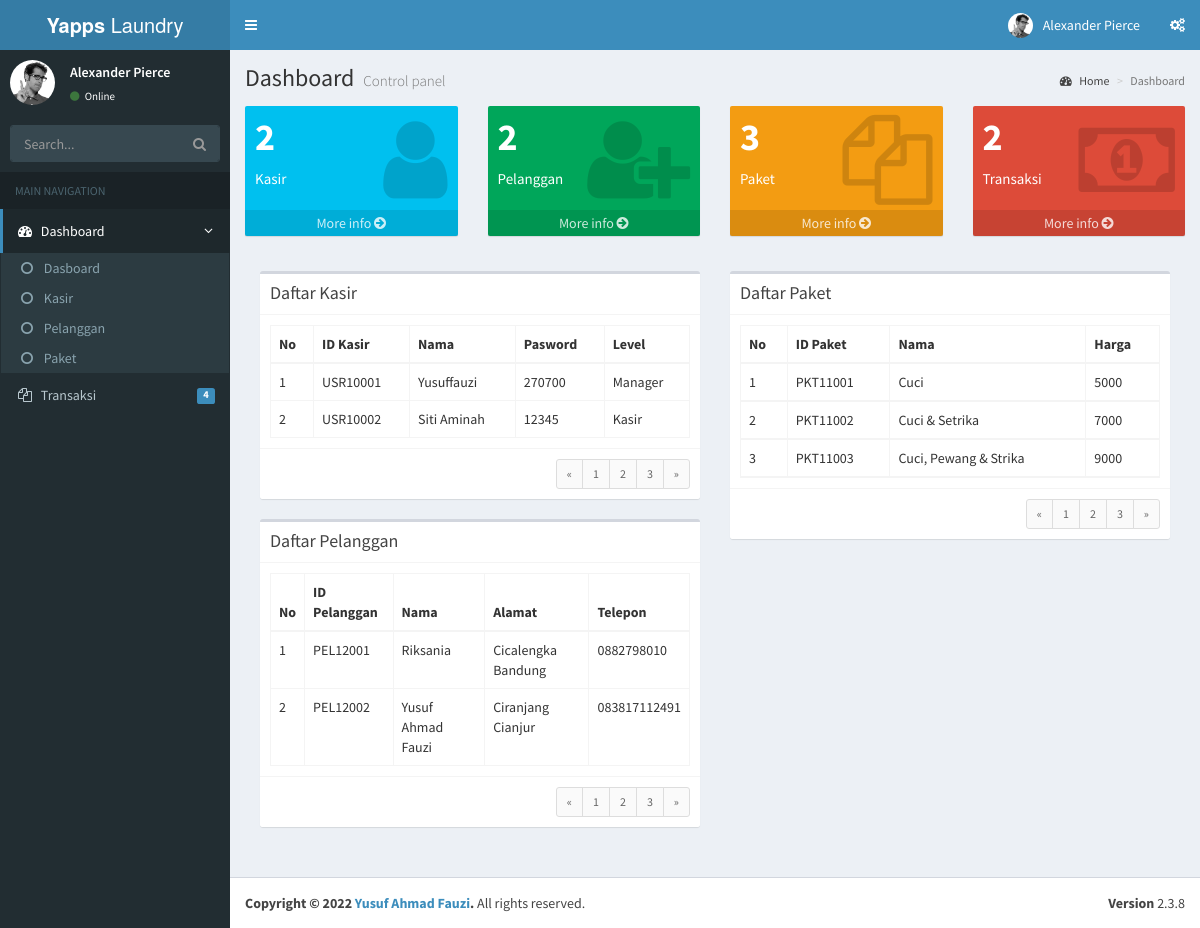
The page /tampil.php on the database its author committed.
### tables this page shows
CREATE TABLE `tb_user` (
  `id_user` varchar(11) NOT NULL,
  `nm_user` varchar(50) NOT NULL,
  `password` varchar(50) NOT NULL,
  `level` varchar(50) NOT NULL
);

CREATE TABLE `tb_pelanggan` (
  `id_pelanggan` varchar(11) NOT NULL,
  `nm_pel` varchar(50) NOT NULL,
  `alamat` varchar(50) NOT NULL,
  `hp` varchar(13) NOT NULL
);

CREATE TABLE `tb_paket` (
  `id_paket` varchar(11) NOT NULL,
  `nm_paket` varchar(50) NOT NULL,
  `harga` varchar(50) NOT NULL
);

### tampil.php (the view, shortened to what this page needs)
<?php
include 'page/database.php';
$db = new database();
?>
<!DOCTYPE html>
<html>
<head>
  <link rel="stylesheet" href="bootstrap/css/bootstrap.min.css">
  <link rel="stylesheet" href="https://cdnjs.cloudflare.com/ajax/libs/font-awesome/4.5.0/css/font-awesome.min.css">
  <link rel="stylesheet" href="https://cdnjs.cloudflare.com/ajax/libs/ionicons/2.0.1/css/ionicons.min.css">
  <link rel="stylesheet" href="dist/css/AdminLTE.min.css">
  <link rel="stylesheet" href="dist/css/skins/_all-skins.min.css">
  <link rel="stylesheet" href="plugins/iCheck/flat/blue.css">
  <link rel="stylesheet" href="plugins/morris/morris.css">
  <link rel="stylesheet" href="plugins/jvectormap/jquery-jvectormap-1.2.2.css">
  <link rel="stylesheet" href="plugins/datepicker/datepicker3.css">
  <link rel="stylesheet" href="plugins/daterangepicker/daterangepicker.css">
  <link rel="stylesheet" href="plugins/bootstrap-wysihtml5/bootstrap3-wysihtml5.min.css">
</head>
<body class="hold-transition skin-blue sidebar-mini">
<div class="wrapper">
  <header class="main-header">
    <a href="index2.html" class="logo">
      <span class="logo-lg"><b>Yapps </b>Laundry</span>
    </a>
    <nav class="navbar navbar-static-top">
      <a href="#" class="sidebar-toggle" data-toggle="offcanvas" role="button">
      </a>
      <div class="navbar-custom-menu">
        <ul class="nav navbar-nav">
          <li class="dropdown user user-menu">
            <a href="#" class="dropdown-toggle" data-toggle="dropdown">
              <img src="dist/img/user2-160x160.jpg" class="user-image" alt="User Image">
              <span class="hidden-xs">Alexander Pierce</span>
            </a>
          </li>
          <li>
            <a href="#" data-toggle="control-sidebar"><i class="fa fa-gears"></i></a>
          </li>
        </ul>
      </div>
    </nav>
  </header>
  <aside class="main-sidebar">
    <section class="sidebar">
      <div class="user-panel">
        <div class="pull-left image">
          <img src="dist/img/user2-160x160.jpg" class="img-circle" alt="User Image">
        </div>
        <div class="pull-left info">
          <p>Alexander Pierce</p>
          <a href="#"><i class="fa fa-circle text-success"></i> Online</a>
        </div>
      </div>
      <form action="#" method="get" class="sidebar-form">
        <div class="input-group">
          <input type="text" name="q" class="form-control" placeholder="Search...">
              <span class="input-group-btn">
                <button type="submit" name="search" id="search-btn" class="btn btn-flat"><i class="fa fa-search"></i>
                </button>
              </span>
        </div>
      </form>
      <ul class="sidebar-menu">
        <li class="header">MAIN NAVIGATION</li>
        <li class="active treeview">
          <a href="#">
            <i class="fa fa-dashboard"></i> <span>Dashboard</span>
            <span class="pull-right-container">
              <i class="fa fa-angle-left pull-right"></i>
            </span>
          </a>
          <ul class="treeview-menu">
            <li><a href="tampil.php"><i class="fa fa-circle-o"></i> Dasboard</a></li>
            <li><a href="page/Kasir/tampil.php"><i class="fa fa-circle-o"></i> Kasir</a></li>
            <li><a href="page/Pelanggan/tampil.php"><i class="fa fa-circle-o"></i> Pelanggan</a></li>
            <li><a href="page/Paket/tampil.php"><i class="fa fa-circle-o"></i> Paket</a></li>
          </ul>
        </li>
        <li class="treeview">
          <a href="#">
            <i class="fa fa-files-o"></i>
            <span>Transaksi</span>
            <span class="pull-right-container">
              <span class="label label-primary pull-right">4</span>
            </span>
          </a>
        </li>
        </ul>
    </section>
  </aside>
  <div class="content-wrapper">
    <section class="content-header">
      <h1>
        Dashboard
        <small>Control panel</small>
      </h1>
      <ol class="breadcrumb">
        <li><a href="#"><i class="fa fa-dashboard"></i> Home</a></li>
        <li class="active">Dashboard</li>
      </ol>
    </section>
    <section class="content">
      <div class="row">
        <div class="col-lg-3 col-xs-6">
          <div class="small-box bg-aqua">
            <div class="inner">
              <h3><?php $db->hitung_kasir();?></h3>
              <p>Kasir</p>
            </div>
            <div class="icon">
              <i class="fa fa-user"></i>
            </div>
            <a href="page/Kasir/tampil.php" class="small-box-footer">More info <i class="fa fa-arrow-circle-right"></i></a>
          </div>
        </div>
        <div class="col-lg-3 col-xs-6">
          <div class="small-box bg-green">
            <div class="inner">
              <h3><?php $db->hitung_pelanggan();?></h3>
              <p>Pelanggan</p>
            </div>
            <div class="icon">
              <i class="fa fa-user-plus"></i>
            </div>
            <a href="page/Pelanggan/tampil.php" class="small-box-footer">More info <i class="fa fa-arrow-circle-right"></i></a>
          </div>
        </div>
        <div class="col-lg-3 col-xs-6">
          <div class="small-box bg-yellow">
            <div class="inner">
              <h3><?php $db->hitung_paket();?></h3>
              <p>Paket</p>
            </div>
            <div class="icon">
              <i class="fa fa-files-o"></i>
            </div>
            <a href="page/Paket/tampil.php" class="small-box-footer">More info <i class="fa fa-arrow-circle-right"></i></a>
          </div>
        </div>
        <div class="col-lg-3 col-xs-6">
          <div class="small-box bg-red">
            <div class="inner">
              <h3><?php $db->hitung_tran();?></h3>
              <p>Transaksi</p>
            </div>
            <div class="icon">
              <i class="fa fa-money"></i>
            </div>
            <a href="page/Transaksi/tampil.php" class="small-box-footer">More info <i class="fa fa-arrow-circle-right"></i></a>
          </div>
        </div>
      </div>
    <section class="content">
      <div class="row">
        <div class="col-md-6">
          <div class="box">
            <div class="box-header with-border">
              <h3 class="box-title">Daftar Kasir</h3>
            </div>
            <div class="box-body">
              <table class="table table-bordered">
              <thead>
                <th>No</th>
                <th>ID Kasir</th>
                <th>Nama</th>
                <th>Pasword</th>
                <th>Level</th>
                </thead>
                <tbody>
                <?php
              $no = 1;
              foreach ($db->tampil_data_kasir() as $x){
              ?>
              <tr>
              <td><?php echo $no++; ?></td>
              <td><?php echo $x['id_user']; ?></td>
              <td><?php echo $x['nm_user']; ?></td>
              <td><?php echo $x['password']; ?></td>
              <td><?php echo $x['level']; ?></td>
              <?php } ?>
              </table>
            </div>
            <div class="box-footer clearfix">
              <ul class="pagination pagination-sm no-margin pull-right">
                <li><a href="#">&laquo;</a></li>
                <li><a href="#">1</a></li>
                <li><a href="#">2</a></li>
                <li><a href="#">3</a></li>
                <li><a href="#">&raquo;</a></li>
              </ul>
            </div>
          </div>
          <div class="box">
            <div class="box-header with-border">
              <h3 class="box-title">Daftar Pelanggan</h3>
            </div>
            <div class="box-body">
              <table class="table table-bordered">
              <thead>
                <th>No</th>
                <th>ID Pelanggan</th>
                <th>Nama</th>
                <th>Alamat</th>
                <th>Telepon</th>
                </thead>
                <tbody>
                <?php
                $no = 1;
                foreach ($db->tampil_data() as $x){
                ?>
                <tr>
                <td><?php echo $no++; ?></td>
                <td><?php echo $x['id_pelanggan']; ?></td>
                <td><?php echo $x['nm_pel']; ?></td>
                <td><?php echo $x['alamat']; ?></td>
                <td><?php echo $x['hp']; ?></td>
              </tr>
              <?php } ?>
              </table>
            </div>
            <div class="box-footer clearfix">
              <ul class="pagination pagination-sm no-margin pull-right">
                <li><a href="#">&laquo;</a></li>
                <li><a href="#">1</a></li>
                <li><a href="#">2</a></li>
                <li><a href="#">3</a></li>
                <li><a href="#">&raquo;</a></li>
              </ul>
            </div>
          </div>
        </div>
        <div class="col-md-6">
        <div class="box">
            <div class="box-header with-border">
              <h3 class="box-title">Daftar Paket</h3>
            </div>
            <div class="box-body">
              <table class="table table-bordered">
              <thead>
                <th>No</th>
                <th>ID Paket</th>
                <th>Nama</th>
                <th>Harga</th>
                <?php
                $no = 1;
                foreach ($db->tampil_data_paket() as $x){
                ?>
                <tr>
                <td><?php echo $no++; ?></td>
                <td><?php echo $x['id_paket']; ?></td>
                <td><?php echo $x['nm_paket']; ?></td>
                <td><?php echo $x['harga']; ?></td>
              </tr>
              <?php } ?>
              </table>
            </div>
            <div class="box-footer clearfix">
              <ul class="pagination pagination-sm no-margin pull-right">
                <li><a href="#">&laquo;</a></li>
                <li><a href="#">1</a></li>
                <li><a href="#">2</a></li>
                <li><a href="#">3</a></li>
                <li><a href="#">&raquo;</a></li>
              </ul>
            </div>
          </div>
        </div>
    </section>
  </div>
  <footer class="main-footer">
    <div class="pull-right hidden-xs">
      <b>Version</b> 2.3.8
    </div>
    <strong>Copyright &copy; 2022 <a href="">Yusuf Ahmad Fauzi</a>.</strong> All rights
    reserved.
  </footer>
</body>
</html>

### page/database.php (shortened to what this page needs)
<?php
class database{
    var $host = "localhost";
    var $username = "root";
    var $password = "";
    var $database = "laundry";
    var $koneksi = "";
    function __construct(){
        $this->koneksi = mysqli_connect($this->host, $this->username,
         $this->password, $this->database);
    }
    function tampil_data(){
        $data = mysqli_query($this->koneksi, "select*from tb_pelanggan");
        while($row = mysqli_fetch_array($data)){
            $hasil[] = $row;
        }
        return $hasil;
    }
    function hitung_pelanggan(){
        $data = mysqli_query($this->koneksi, "select*from tb_pelanggan");
        while($row = mysqli_fetch_array($data)){
            $hasil[] = $row;
        }
        $conn = count($hasil);
        echo $conn;
    }
    function tampil_data_paket(){
        $data = mysqli_query($this->koneksi, "select*from tb_paket");
        while($row = mysqli_fetch_array($data)){
            $hasil[] = $row;
        }
        return $hasil;
    }
    function hitung_paket(){
        $data = mysqli_query($this->koneksi, "select*from tb_paket");
        while($row = mysqli_fetch_array($data)){
            $hasil[] = $row;
        }
        $conn = count($hasil);
        echo $conn;
    }
    function tampil_data_kasir(){
        $data = mysqli_query($this->koneksi, "select*from tb_user");
        while($row = mysqli_fetch_array($data)){
            $hasil[] = $row;
        }
        return $hasil;
    }
    function hitung_kasir(){
        $data = mysqli_query($this->koneksi, "select*from tb_user");
        while($row = mysqli_fetch_array($data)){
            $hasil[] = $row;
        }
        $conn = count($hasil);
        echo $conn;
    }
    function hitung_tran(){
        $data = mysqli_query($this->koneksi, "select*from tb_transaksi");
        while($row = mysqli_fetch_array($data)){
            $hasil[] = $row;
        }
        $conn = count($hasil);
        echo $conn;
    }
}
?>

### rows shown on the page
tb_user: id_user "USR10001", nm_user "Yusuffauzi", password "270700", level "Manager"
tb_user: id_user "USR10002", nm_user "Siti Aminah", password "12345", level "Kasir"
tb_pelanggan: id_pelanggan "PEL12001", nm_pel "Riksania", alamat "Cicalengka Bandung", hp "0882798010"
tb_pelanggan: id_pelanggan "PEL12002", nm_pel "Yusuf Ahmad Fauzi", alamat "Ciranjang Cianjur", hp "083817112491"
tb_paket: id_paket "PKT11001", nm_paket "Cuci", harga "5000"
tb_paket: id_paket "PKT11002", nm_paket "Cuci & Setrika", harga "7000"
tb_paket: id_paket "PKT11003", nm_paket "Cuci, Pewang & Strika", harga "9000"

### other values the page prints
$conn "2"
$conn "3"
